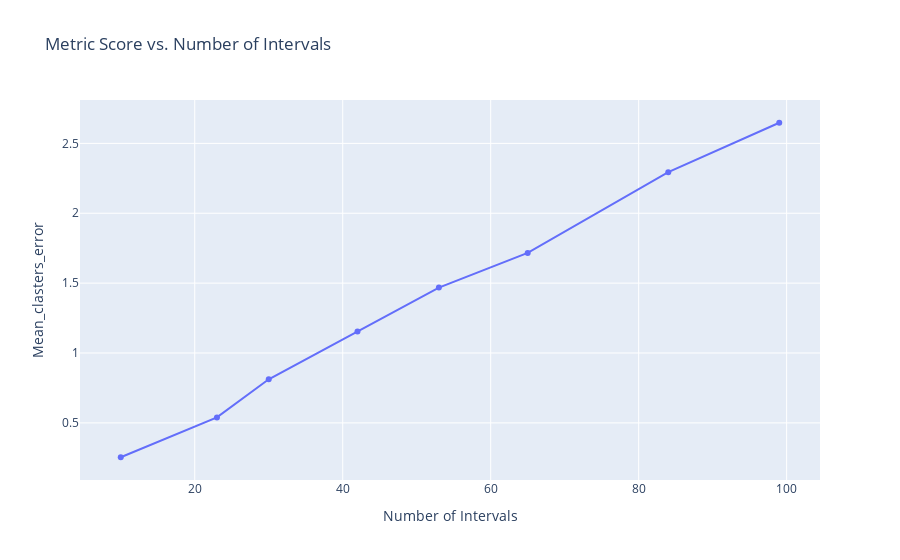

Here is the notebook cell this chart was saved with:
### Code cell
testing_intervals(
    model_name="basic_regressor",
    model_class=PriceRegressorRandomForestModel,
    hyperparameters_class=PriceRegressorRandomForestHyperparams,
    metric=MetricEnum.MEAN_CLASTERS_ERROR,
    intervals_functions=functions,
    gpu_mode=False,
    const_params={
        "n_estimators": 60,
        "max_depth": 17,
        "min_samples_split": 5,
        "min_samples_leaf": 1,
        "max_features": "log2",
        "bootstrap": True
    },
    category_encoding=True,
)

### Figure 1 — Plotly figure (JSON) as saved in the notebook; plotly's stock layout.template omitted (floating-point values rounded to 4 significant figures)
{"data": [{"hovertemplate": "Number of Intervals=%{x}<br>Mean_clasters_error=%{y}<extra></extra>", "legendgroup": "", "marker": {"color": "#636efa", "symbol": "circle"}, "mode": "markers+lines", "name": "", "orientation": "v", "showlegend": false, "type": "scatter", "x": [10, 23, 30, 42, 53, 65, 84, 99], "xaxis": "x", "y": [0.254, 0.5392, 0.8122, 1.153, 1.469, 1.716, 2.294, 2.648], "yaxis": "y"}], "layout": {"legend": {"tracegroupgap": 0}, "title": {"text": "Metric Score vs. Number of Intervals"}, "xaxis": {"anchor": "y", "domain": [0, 1], "title": {"text": "Number of Intervals"}}, "yaxis": {"anchor": "x", "domain": [0, 1], "title": {"text": "Mean_clasters_error"}}}}
